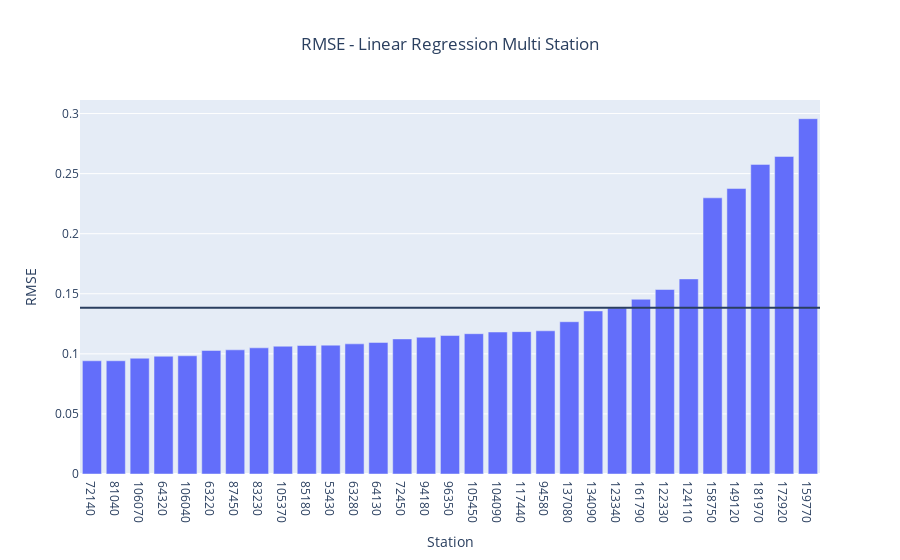

This figure's notebook cell:
### Code cell
linear_reg_rmse_multi = px.bar( 
    x=[str(x[1]) for x in rmses_multi_lin_reg], 
    y=[x[0] for x in rmses_multi_lin_reg],
    title='RMSE - Linear Regression Multi Station'
    )

linear_reg_rmse_multi.update_layout(
        title_x=0.5,
        xaxis_title = 'Station',
        yaxis_title = 'RMSE',
        xaxis={'categoryorder':'total ascending'}
    )

linear_reg_rmse_multi.add_hline(y = np.mean([x[0] for x in rmses_multi_lin_reg]))

linear_reg_rmse_multi.show()

### Figure 1 — Plotly figure (JSON) as saved in the notebook; plotly's stock layout.template omitted (floating-point values rounded to 4 significant figures)
{"data": [{"alignmentgroup": "True", "hovertemplate": "x=%{x}<br>y=%{y}<extra></extra>", "legendgroup": "", "marker": {"color": "#636efa", "pattern": {"shape": ""}}, "name": "", "offsetgroup": "", "orientation": "v", "showlegend": false, "textposition": "auto", "type": "bar", "x": ["72140", "81040", "106070", "64320", "106040", "63220", "87450", "83230", "105370", "85180", "53430", "63280", "64130", "72450", "94180", "96350", "105450", "104090", "117440", "94580", "137080", "134090", "123340", "161790", "122330", "124110", "158750", "149120", "181970", "172920", "159770"], "xaxis": "x", "y": [0.09423, 0.09424, 0.09635, 0.09802, 0.09838, 0.1028, 0.1033, 0.105, 0.1063, 0.107, 0.1072, 0.1083, 0.1095, 0.1124, 0.1138, 0.1153, 0.1168, 0.1182, 0.1185, 0.1192, 0.1267, 0.1357, 0.1382, 0.1454, 0.1536, 0.1624, 0.2298, 0.2376, 0.2577, 0.2643, 0.2957], "yaxis": "y"}], "layout": {"barmode": "relative", "legend": {"tracegroupgap": 0}, "shapes": [{"type": "line", "x0": 0, "x1": 1, "xref": "x domain", "y0": 0.1385, "y1": 0.1385, "yref": "y"}], "title": {"text": "RMSE - Linear Regression Multi Station", "x": 0.5}, "xaxis": {"anchor": "y", "categoryorder": "total ascending", "domain": [0, 1], "title": {"text": "Station"}}, "yaxis": {"anchor": "x", "domain": [0, 1], "title": {"text": "RMSE"}}}}
